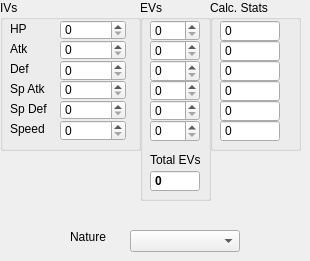
   <widget class="QWidget" name="tpStats">
    <attribute name="title">
     <string>Stat</string>
    </attribute>
    <widget class="QGroupBox" name="gbIVs">
     <property name="geometry">
      <rect>
       <x>0</x>
       <y>0</y>
       <width>141</width>
       <height>151</height>
      </rect>
     </property>
     <property name="title">
      <string>IVs</string>
     </property>
     <widget class="QLabel" name="lblSpeedIV">
      <property name="geometry">
       <rect>
        <x>10</x>
        <y>120</y>
        <width>42</width>
        <height>17</height>
       </rect>
      </property>
      <property name="text">
       <string>Speed</string>
      </property>
     </widget>
     <widget class="QLabel" name="lblSpDefIV">
      <property name="geometry">
       <rect>
        <x>10</x>
        <y>100</y>
        <width>46</width>
        <height>17</height>
       </rect>
      </property>
      <property name="text">
       <string>Sp Def</string>
      </property>
     </widget>
     <widget class="QLabel" name="lblAtkIV">
      <property name="geometry">
       <rect>
        <x>10</x>
        <y>40</y>
        <width>25</width>
        <height>17</height>
       </rect>
      </property>
      <property name="text">
       <string>Atk</string>
      </property>
     </widget>
     <widget class="QLabel" name="lblSpAtkIV">
      <property name="geometry">
       <rect>
        <x>10</x>
        <y>80</y>
        <width>45</width>
        <height>17</height>
       </rect>
      </property>
      <property name="text">
       <string>Sp Atk</string>
      </property>
     </widget>
     <widget class="QLabel" name="lblHPIV">
      <property name="geometry">
       <rect>
        <x>10</x>
        <y>20</y>
        <width>21</width>
        <height>17</height>
       </rect>
      </property>
      <property name="text">
       <string>HP</string>
      </property>
     </widget>
     <widget class="QLabel" name="lblDefIV">
      <property name="geometry">
       <rect>
        <x>10</x>
        <y>60</y>
        <width>26</width>
        <height>17</height>
       </rect>
      </property>
      <property name="text">
       <string>Def</string>
      </property>
     </widget>
     <widget class="QSpinBox" name="sbSpeedIV">
      <property name="geometry">
       <rect>
        <x>60</x>
        <y>120</y>
        <width>66</width>
        <height>21</height>
       </rect>
      </property>
      <property name="maximum">
       <number>31</number>
      </property>
     </widget>
     <widget class="QSpinBox" name="sbAtkIV">
      <property name="geometry">
       <rect>
        <x>60</x>
        <y>40</y>
        <width>66</width>
        <height>20</height>
       </rect>
      </property>
      <property name="maximum">
       <number>31</number>
      </property>
     </widget>
     <widget class="QSpinBox" name="sbSpAtkIV">
      <property name="geometry">
       <rect>
        <x>60</x>
        <y>80</y>
        <width>66</width>
        <height>20</height>
       </rect>
      </property>
      <property name="maximum">
       <number>31</number>
      </property>
     </widget>
     <widget class="QSpinBox" name="sbDefIV">
      <property name="geometry">
       <rect>
        <x>60</x>
        <y>60</y>
        <width>66</width>
        <height>21</height>
       </rect>
      </property>
      <property name="maximum">
       <number>31</number>
      </property>
     </widget>
     <widget class="QSpinBox" name="sbSpDefIV">
      <property name="geometry">
       <rect>
        <x>60</x>
        <y>100</y>
        <width>66</width>
        <height>20</height>
       </rect>
      </property>
      <property name="maximum">
       <number>31</number>
      </property>
     </widget>
     <widget class="QSpinBox" name="sbHPIV">
      <property name="geometry">
       <rect>
        <x>60</x>
        <y>20</y>
        <width>66</width>
        <height>20</height>
       </rect>
      </property>
      <property name="maximum">
       <number>31</number>
      </property>
     </widget>
    </widget>
    <widget class="QGroupBox" name="gbEVs">
     <property name="geometry">
      <rect>
       <x>140</x>
       <y>0</y>
       <width>71</width>
       <height>201</height>
      </rect>
     </property>
     <property name="title">
      <string>EVs</string>
     </property>
     <widget class="QLabel" name="lblTotalEVs">
      <property name="geometry">
       <rect>
        <x>10</x>
        <y>150</y>
        <width>60</width>
        <height>20</height>
       </rect>
      </property>
      <property name="text">
       <string>Total EVs</string>
      </property>
     </widget>
     <widget class="QSpinBox" name="sbTotalEVs">
      <property name="geometry">
       <rect>
        <x>10</x>
        <y>170</y>
        <width>50</width>
        <height>22</height>
       </rect>
      </property>
      <property name="font">
       <font>
        <weight>75</weight>
        <bold>true</bold>
       </font>
      </property>
      <property name="readOnly">
       <bool>true</bool>
      </property>
      <property name="buttonSymbols">
       <enum>QAbstractSpinBox::NoButtons</enum>
      </property>
      <property name="maximum">
       <number>1530</number>
      </property>
     </widget>
     <widget class="QSpinBox" name="sbSpeedEV">
      <property name="geometry">
       <rect>
        <x>10</x>
        <y>120</y>
        <width>50</width>
        <height>22</height>
       </rect>
      </property>
      <property name="maximum">
       <number>255</number>
      </property>
     </widget>
     <widget class="QSpinBox" name="sbHPEV">
      <property name="geometry">
       <rect>
        <x>10</x>
        <y>20</y>
        <width>50</width>
        <height>21</height>
       </rect>
      </property>
      <property name="maximum">
       <number>255</number>
      </property>
     </widget>
     <widget class="QSpinBox" name="sbDefEV">
      <property name="geometry">
       <rect>
        <x>10</x>
        <y>60</y>
        <width>50</width>
        <height>22</height>
       </rect>
      </property>
      <property name="maximum">
       <number>255</number>
      </property>
     </widget>
     <widget class="QSpinBox" name="sbAtkEV">
      <property name="geometry">
       <rect>
        <x>10</x>
        <y>40</y>
        <width>50</width>
        <height>21</height>
       </rect>
      </property>
      <property name="maximum">
       <number>255</number>
      </property>
     </widget>
     <widget class="QSpinBox" name="sbSpAtkEV">
      <property name="geometry">
       <rect>
        <x>10</x>
        <y>80</y>
        <width>50</width>
        <height>21</height>
       </rect>
      </property>
      <property name="maximum">
       <number>255</number>
      </property>
     </widget>
     <widget class="QSpinBox" name="sbSpDefEV">
      <property name="geometry">
       <rect>
        <x>10</x>
        <y>100</y>
        <width>50</width>
        <height>21</height>
       </rect>
      </property>
      <property name="maximum">
       <number>255</number>
      </property>
     </widget>
    </widget>
    <widget class="QGroupBox" name="gbCalcStats">
     <property name="geometry">
      <rect>
       <x>210</x>
       <y>0</y>
       <width>91</width>
       <height>151</height>
      </rect>
     </property>
     <property name="title">
      <string>Calc. Stats</string>
     </property>
     <widget class="QSpinBox" name="sbSpeed">
      <property name="geometry">
       <rect>
        <x>10</x>
        <y>120</y>
        <width>60</width>
        <height>22</height>
       </rect>
      </property>
      <property name="readOnly">
       <bool>true</bool>
      </property>
      <property name="buttonSymbols">
       <enum>QAbstractSpinBox::NoButtons</enum>
      </property>
      <property name="maximum">
       <number>999</number>
      </property>
     </widget>
     <widget class="QSpinBox" name="sbSpDef">
      <property name="geometry">
       <rect>
        <x>10</x>
        <y>100</y>
        <width>60</width>
        <height>22</height>
       </rect>
      </property>
      <property name="readOnly">
       <bool>true</bool>
      </property>
      <property name="buttonSymbols">
       <enum>QAbstractSpinBox::NoButtons</enum>
      </property>
      <property name="maximum">
       <number>999</number>
      </property>
     </widget>
     <widget class="QSpinBox" name="sbSpAtk">
      <property name="geometry">
       <rect>
        <x>10</x>
        <y>80</y>
        <width>60</width>
        <height>22</height>
       </rect>
      </property>
      <property name="readOnly">
       <bool>true</bool>
      </property>
      <property name="buttonSymbols">
       <enum>QAbstractSpinBox::NoButtons</enum>
      </property>
      <property name="maximum">
       <number>999</number>
      </property>
     </widget>
     <widget class="QSpinBox" name="sbDef">
      <property name="geometry">
       <rect>
        <x>10</x>
        <y>60</y>
        <width>60</width>
        <height>22</height>
       </rect>
      </property>
      <property name="readOnly">
       <bool>true</bool>
      </property>
      <property name="buttonSymbols">
       <enum>QAbstractSpinBox::NoButtons</enum>
      </property>
      <property name="maximum">
       <number>999</number>
      </property>
     </widget>
     <widget class="QSpinBox" name="sbAtk">
      <property name="geometry">
       <rect>
        <x>10</x>
        <y>40</y>
        <width>60</width>
        <height>22</height>
       </rect>
      </property>
      <property name="readOnly">
       <bool>true</bool>
      </property>
      <property name="buttonSymbols">
       <enum>QAbstractSpinBox::NoButtons</enum>
      </property>
      <property name="maximum">
       <number>999</number>
      </property>
     </widget>
     <widget class="QSpinBox" name="sbHP">
      <property name="geometry">
       <rect>
        <x>10</x>
        <y>20</y>
        <width>60</width>
        <height>22</height>
       </rect>
      </property>
      <property name="readOnly">
       <bool>true</bool>
      </property>
      <property name="buttonSymbols">
       <enum>QAbstractSpinBox::NoButtons</enum>
      </property>
      <property name="maximum">
       <number>999</number>
      </property>
     </widget>
    </widget>
    <widget class="QComboBox" name="cbNatures">
     <property name="geometry">
      <rect>
       <x>130</x>
       <y>230</y>
       <width>110</width>
       <height>22</height>
      </rect>
     </property>
    </widget>
    <widget class="QLabel" name="lblNature">
     <property name="geometry">
      <rect>
       <x>70</x>
       <y>230</y>
       <width>50</width>
       <height>13</height>
      </rect>
     </property>
     <property name="text">
      <string>Nature</string>
     </property>
    </widget>
    <widget class="QLabel" name="lblCharacteristic">
     <property name="geometry">
      <rect>
       <x>10</x>
       <y>160</y>
       <width>100</width>
       <height>60</height>
      </rect>
     </property>
     <property name="frameShape">
      <enum>QFrame::NoFrame</enum>
     </property>
     <property name="text">
      <string/>
     </property>
     <property name="alignment">
      <set>Qt::AlignLeading|Qt::AlignLeft|Qt::AlignTop</set>
     </property>
     <property name="wordWrap">
      <bool>true</bool>
     </property>
    </widget>
   </widget>
